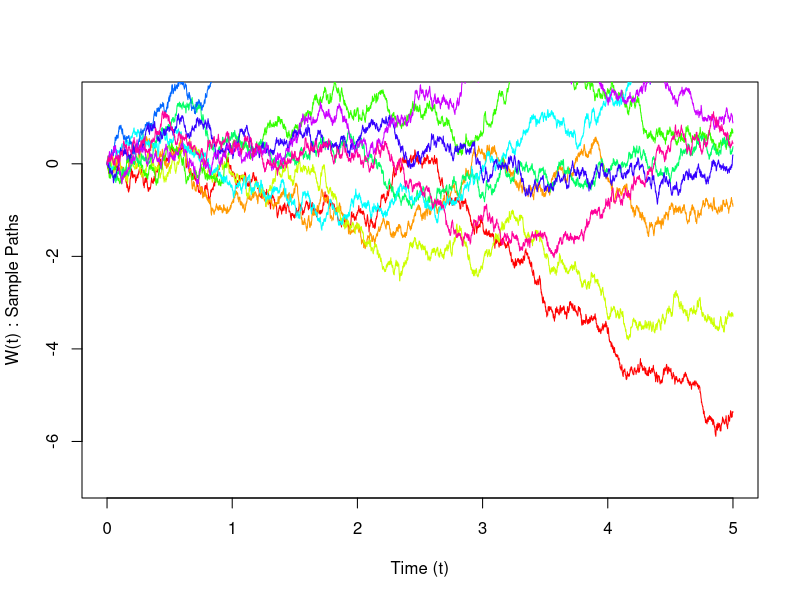

The R source for this figure:
ExpW2=0
ExpW5=0
path=10
val=5000
t=seq(from=0,to=5,by=5/val)
colour=rainbow(10)
for(i in 1:path){
  Z=rnorm((val+1),0,1)
  W=c(1:(val+1))
  W[1]=0
  for(j in 2:(val+1)){
    W[j]=W[j-1]+sqrt(t[j]-t[j-1])*Z[j]
    if(t[j]==2){
      ExpW2=ExpW2+W[j]
    }
    if(t[j]==5){
      ExpW5=ExpW5+W[j]
    }
  }
  if(i==1){
    plot(t,W,'l',xlab="Time (t)",ylab="W(t) : Sample Paths",ylim=c(min(W)-1,max(W)+1),col=colour[i])
  }
  else{
    lines(t,W,'l',xlab="Time (t)",ylab="W(t) : Sample Paths",ylim=c(min(W)-1,max(W)+1),col=colour[i])
  }
}
cat("Exp[W(2)] = ",ExpW2/10,"\nExp[W(5)] = ",ExpW5/10)